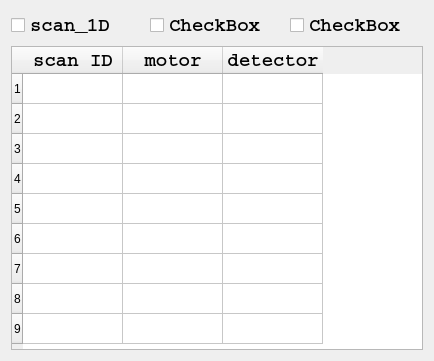
     <widget class="QWidget" name="layoutWidget_3">
      <property name="geometry">
       <rect>
        <x>40</x>
        <y>370</y>
        <width>434</width>
        <height>361</height>
       </rect>
      </property>
      <layout class="QGridLayout" name="gridLayout_scan_table">
       <item row="0" column="0">
        <widget class="QCheckBox" name="checkBox_scan_1D">
         <property name="font">
          <font>
           <family>Courier</family>
           <pointsize>14</pointsize>
           <weight>75</weight>
           <bold>true</bold>
          </font>
         </property>
         <property name="text">
          <string>scan_1D</string>
         </property>
        </widget>
       </item>
       <item row="0" column="1">
        <widget class="QCheckBox" name="checkBox_multi">
         <property name="font">
          <font>
           <family>Courier</family>
           <pointsize>14</pointsize>
           <weight>75</weight>
           <bold>true</bold>
          </font>
         </property>
         <property name="text">
          <string>CheckBox</string>
         </property>
        </widget>
       </item>
       <item row="0" column="2">
        <widget class="QCheckBox" name="checkBox_scan_2D">
         <property name="font">
          <font>
           <family>Courier</family>
           <pointsize>14</pointsize>
           <weight>75</weight>
           <bold>true</bold>
          </font>
         </property>
         <property name="text">
          <string>CheckBox</string>
         </property>
        </widget>
       </item>
       <item row="1" column="0" colspan="3">
        <widget class="QTableWidget" name="tableWidget_data">
         <property name="rowCount">
          <number>9</number>
         </property>
         <property name="columnCount">
          <number>3</number>
         </property>
         <row/>
         <row/>
         <row/>
         <row/>
         <row/>
         <row/>
         <row/>
         <row/>
         <row/>
         <column>
          <property name="text">
           <string>scan ID</string>
          </property>
          <property name="font">
           <font>
            <family>Courier</family>
            <pointsize>14</pointsize>
            <weight>75</weight>
            <bold>true</bold>
           </font>
          </property>
         </column>
         <column>
          <property name="text">
           <string>motor</string>
          </property>
          <property name="font">
           <font>
            <family>Courier</family>
            <pointsize>14</pointsize>
            <weight>75</weight>
            <bold>true</bold>
           </font>
          </property>
         </column>
         <column>
          <property name="text">
           <string>detector</string>
          </property>
          <property name="font">
           <font>
            <family>Courier</family>
            <pointsize>14</pointsize>
            <weight>75</weight>
            <bold>true</bold>
           </font>
          </property>
         </column>
        </widget>
       </item>
      </layout>
     </widget>
